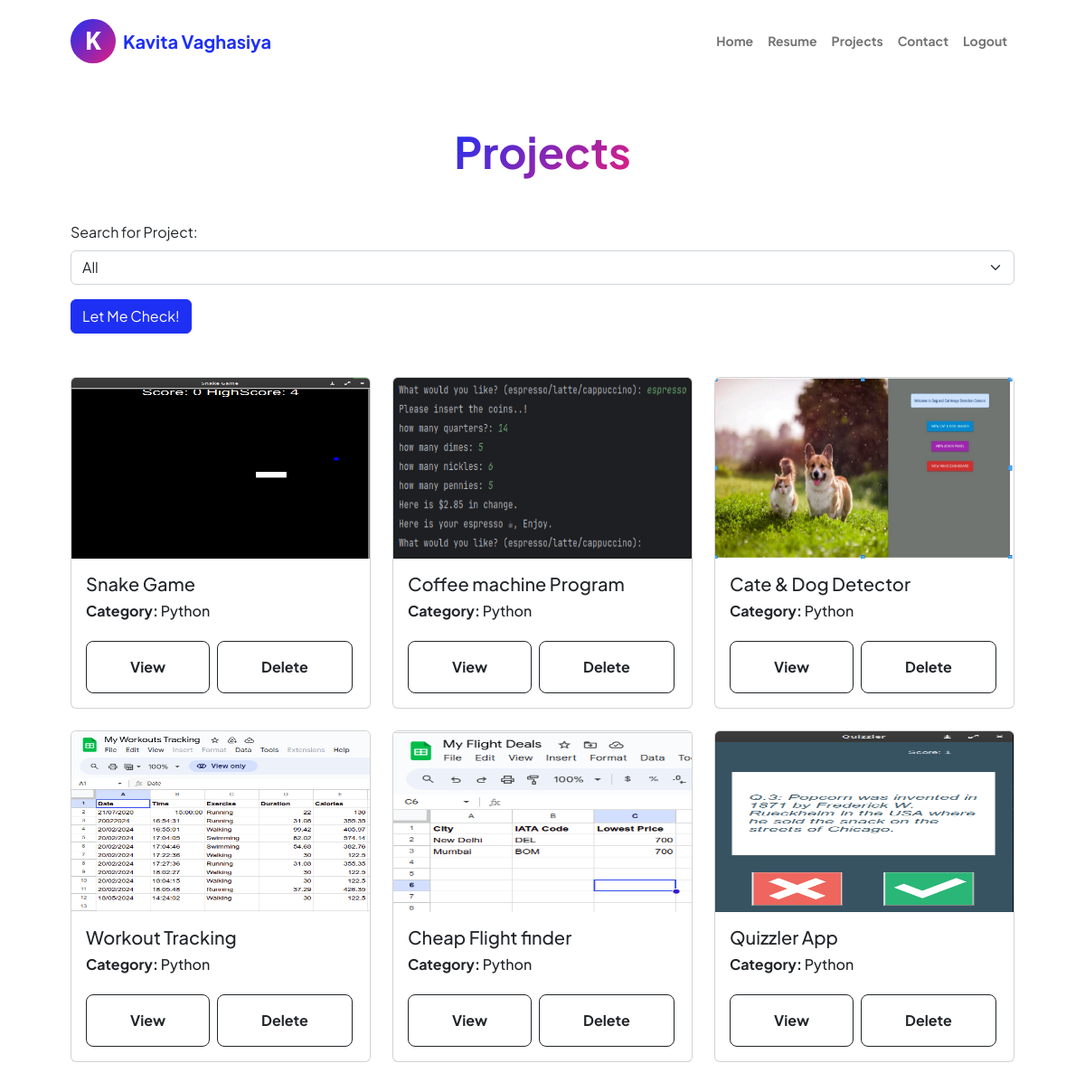
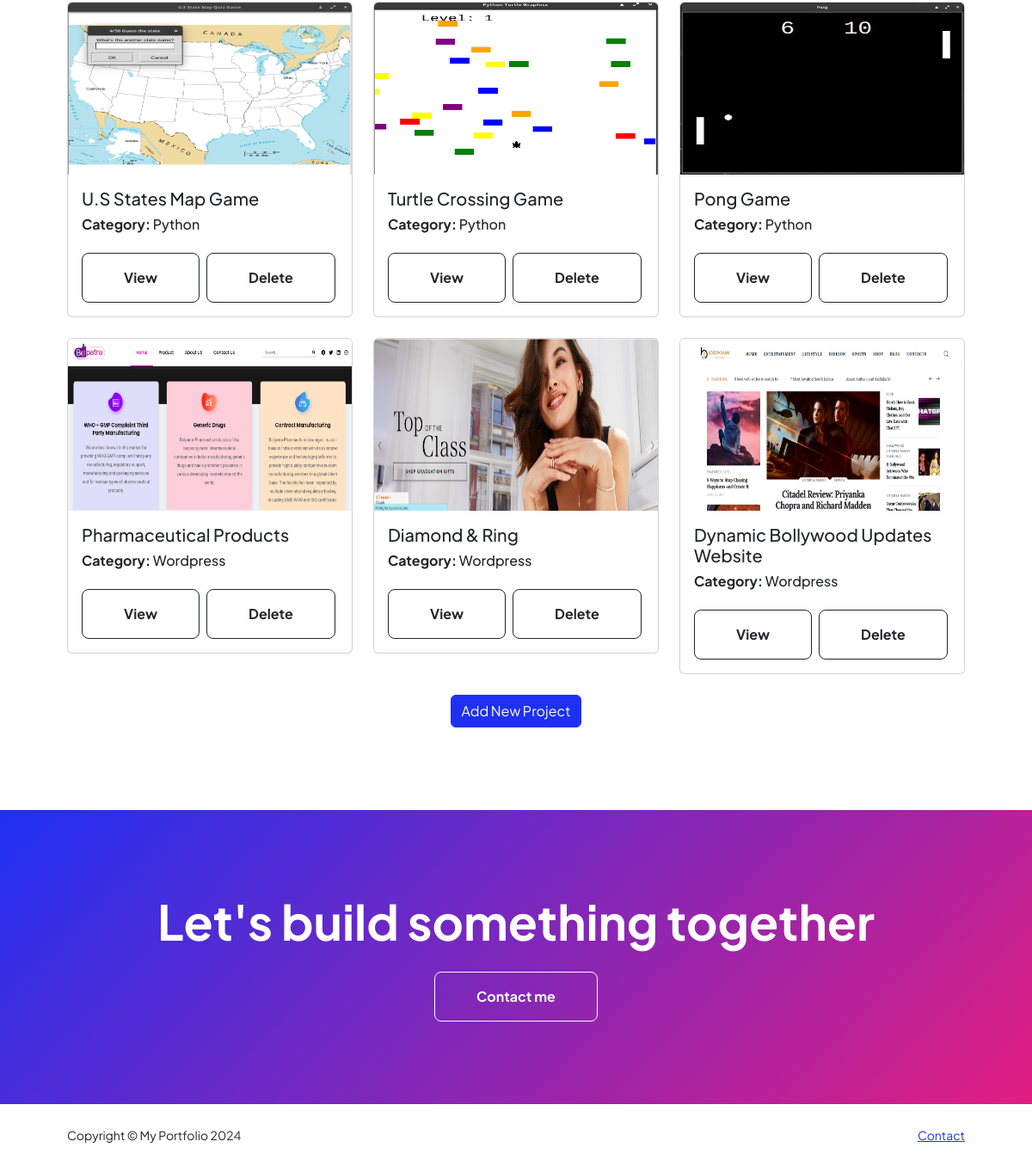
Screenshot of /projects (signed in) with the database file from the repository (2 pictures, top to bottom).
### main.py (models this page shows)
class PortfolioProjects(db.Model):
    __tablename__ = "projects"
    id: Mapped[int] = mapped_column(Integer, primary_key=True)
    author_id: Mapped[int] = mapped_column(Integer, db.ForeignKey("users.id"))
    author = relationship("User", back_populates="projects")
    title: Mapped[str] = mapped_column(String(250), unique=True, nullable=False)
    project_url: Mapped[str] = mapped_column(String(250))
    category: Mapped[str] = mapped_column(String(50))
    date: Mapped[str] = mapped_column(String(250), nullable=False)
    body: Mapped[str] = mapped_column(Text, nullable=False)
    img_url: Mapped[str] = mapped_column(String(250))

### main.py (the view)
@app.route('/projects', methods=['GET', 'POST'])
def projects():
    result = []
    form = ProjectSearchForm()
    if form.validate_on_submit():
        if form.data['select'] == 'WordPress':
            result = db.session.execute(db.select(PortfolioProjects).where(PortfolioProjects.category == "Wordpress"))
        elif form.data['select'] == 'Python':
            result = db.session.execute(db.select(PortfolioProjects).where(PortfolioProjects.category == "Python"))
        else:
            result = db.session.execute(db.select(PortfolioProjects))
    else:
        result = db.session.execute(db.select(PortfolioProjects))
    projects = result.scalars().all()
    if not result:
        flash('No results found!')
        return redirect('/')
    return render_template("projects.html", current_year=current_year, all_project=projects, form=form, current_user=current_user)

### main.py
class ProjectSearchForm(FlaskForm):
    choices = [
        ('All', 'All'),
        ('Python', 'Python'),
        ('WordPress', 'WordPress')
    ]
    select = SelectField('Search for Project:', choices=choices)
    submit = SubmitField("Let Me Check!")

### main.py (called while the page is built)
@login_manager.user_loader
def load_user(user_id):
    return db.get_or_404(User, user_id)

### templates/projects.html (shortened to what this page needs)
{% from "bootstrap5/form.html" import render_form %}
{% block content %}
{% include "header.html" %}
            <section class="py-5">
                <div class="container px-5 mb-5">
                    <div class="text-center mb-5">
                        <h1 class="display-5 fw-bolder mb-0"><span class="text-gradient d-inline">Projects</span></h1>
                    </div>
                    <div class="col-xs-1 center-block mb-5">
                        {{ render_form(form, novalidate=True, button_map={"submit": "primary"}) }}
                    </div>
                    <div class="row" data-masonry="{&quot;percentPosition&quot;: true }" >
                        {% for project in all_project %}
                        <div class="col-sm-6 col-lg-4 mb-4">
                          <div class="card">
                              <img class="bd-placeholder-img card-img-top" width="100%" height="200" src="{{ project.img_url }}" alt="..." />
                              <div class="card-body">
                              <h5 class="card-title">{{ project.title }}</h5>
                                  <h6 class="card-category"><strong>Category: </strong>{{ project.category }}</h6>
                                  <div class="d-grid gap-2 d-md-flex justify-content-md-start pt-3">
                                        <a class="btn btn-outline-dark btn-lg px-5 py-3 fs-6 fw-bolder" href="{{ url_for('show_single_project', project_id=project.id) }}">View</a>
                                      {% if current_user.id == 1 %}
                                      <a class="btn btn-outline-dark btn-lg px-5 py-3 fs-6 fw-bolder" href="{{url_for('delete_project', project_id=project.id) }}">Delete</a>
                                      {% endif %}
                                  </div>
                              </div>
                          </div>
                        </div>
                        {% endfor %}
                    </div>
                    {% if current_user.id == 1 %}
                    <div class="text-center mb-5">
                        <a class="btn btn-primary float-right"
                      href="{{url_for('add_new_project')}}"
                      >Add New Project</a>
                    </div>
                    {% endif %}
                </div>
            </section>
            <section class="py-5 bg-gradient-primary-to-secondary text-white">
                <div class="container px-5 my-5">
                    <div class="text-center">
                        <h2 class="display-4 fw-bolder mb-4">Let's build something together</h2>
                        <a class="btn btn-outline-light btn-lg px-5 py-3 fs-6 fw-bolder" href="{{ url_for('contact') }}">Contact me</a>
                    </div>
                </div>
            </section>
        </main>
{% include "footer.html" %}
{% endblock %}

### rows the page displays
PortfolioProjects: img_url (picture), title "Snake Game", category "Python"
PortfolioProjects: img_url (picture), title "Coffee machine Program", category "Python"
PortfolioProjects: img_url (picture), title "Cate & Dog Detector", category "Python"
PortfolioProjects: img_url (picture), title "Workout Tracking", category "Python"
PortfolioProjects: img_url (picture), title "Cheap Flight finder", category "Python"
PortfolioProjects: img_url (picture), title "Quizzler App", category "Python"
PortfolioProjects: img_url (picture), title "U.S States Map Game", category "Python"
PortfolioProjects: img_url (picture), title "Turtle Crossing Game", category "Python"
PortfolioProjects: img_url (picture), title "Pong Game", category "Python"
PortfolioProjects: img_url (picture), title "Pharmaceutical Products", category "Wordpress"
PortfolioProjects: img_url (picture), title "Diamond & Ring", category "Wordpress"
PortfolioProjects: img_url (picture), title "Dynamic Bollywood Updates Website", category "Wordpress"

### other values shown
{{ current_year }} "2024"
